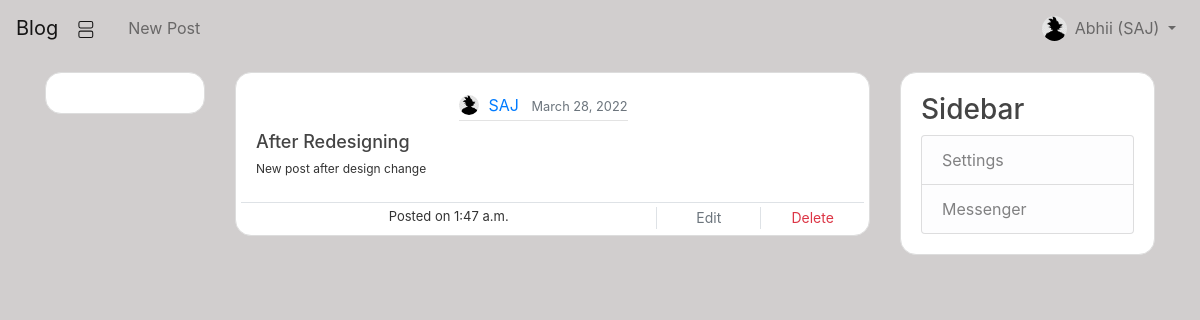
/post/12/ (signed in), run on the app's committed database.
### user/models.py (models this page shows, shortened)
class Profile(models.Model):
    user = models.OneToOneField(User, on_delete=models.CASCADE)
    dp = models.ImageField(default='default.jpg', upload_to='profile_pic')

### blog/models.py (models this page shows, shortened)
class Post(models.Model):
    title = models.CharField(max_length=100)
    content = models.TextField()
    date_posted = models.DateTimeField(default=timezone.now)
    author = models.ForeignKey(User, on_delete=models.CASCADE)

### blog/views.py (the view)
# urls.py: path('post/<int:pk>/', PostDetailView.as_view(), name='post_detail'),
class PostDetailView(DetailView):
    model = Post

### templates/blog/post_detail.html (shortened to what this page needs)
{% extends "base.html" %}
{% block content %}
<div class="media content-section" style="border-radius: 1rem;">
  <div class="media-body row">
    <div class="article-metadata">
        <img class="rounded-circle article-img mb-1" src="{{ post.author.profile.dp.url }}"/>
        <a class="mr-2" href="{% url 'user_posts' post.author %}">{{ post.author }}</a>
        <small class="text-muted">{{ post.date_posted|date:"F d, Y" }}</small>
    </div>
    <div class="col-11">
        <div class=" justify-content-center">
            <h6><a class="article-title">{{ post.title }}</a></h6>
            <p class="article-content">{{ post.content }}</p>
        </div>
    </div>
    {% if object.author == user %}
    <div class="col border-top btm-sec py-1 mt-2">
      <div class="row text-center">
        <div class="col-8">
          Posted on {{ post.date_posted|time }}
        </div>
        <div class="col border-left">
            <a class="text-secondary btn-sm" href="{% url 'post_update' object.id %}">Edit</a>
        </div>
        <div class="col border-left">
            <a class="text-danger btn-sm" href="{% url 'post_delete' object.id %}">Delete</a>
        </div>
      </div>
    </div>
    {% endif %}
  </div>
</div>
{% endblock content %}

### templates/base.html (shortened to what this page needs)
<!DOCTYPE html>
{% load static %}
<html lang="en">
<head>
    <link rel="stylesheet" href="https://maxcdn.bootstrapcdn.com/bootstrap/4.0.0/css/bootstrap.min.css"
>
    <link rel="stylesheet" type="text/css" href="{% static 'blog/main.css' %}">
</head>
<body>
<nav class="navbar navbar-expand-lg navbar-light text-white" >
    <a href="{% url 'home' %}" class="navbar-brand">Blog</a>
    <div class="collapse navbar-collapse" id="navbarNav">
        {% if user.is_authenticated %}
        <ul class="navbar-nav">
            <li class="nav-item">
                <a class="nav-link" href="{% url 'post_create' %}">New Post</a>
            </li>
        </ul>
        <ul class="navbar-nav ml-auto">
            <li class="nav-item">
                <img class="rounded-circle mt-2" src="{{ user.profile.dp.url }}" height="25" width="25"/>
            </li>
            <li class="nav-item dropdown">
                <a class="nav-link dropdown-toggle"
                   href="#" id="navbarDropdownMenuLink"
                   data-toggle="dropdown"
                   aria-haspopup="true"
                   aria-expanded="false"
                   role="button"
                >
                    {{ user.first_name }} ({{ user.username }})
                </a>
            </li>
        </ul>
        {% endif %}
    </div>
</nav>
<div class="container py-3">
    <div class="row">
        <div class="col-sm-2">
            <div class="content-section" style="border-radius: 1rem;"></div>
        </div>
        <div class="col">
            {% block content %} {% endblock %}
        </div>
        <div class="col-sm-3">
            <div class="content-section" style="border-radius: 1rem;">
                <h3>Sidebar</h3>
                <div class='text-muted'>
                    <ul class="list-group">
                        <li class="list-group-item list-group-item-light">Settings</li>
                        <li class="list-group-item list-group-item-light">Messenger</li>
                    </ul>
                </div>
            </div>
        </div>
    </div>
</div>
</body>
</html>

### static/blog/main.css (style rules this page uses)
body { background: #d1cece; color: #333333; }
h1, h2, h3, h4, h5, h6 { color: #444444; }
ul { margin: 0; }
.content-section { background: #ffffff; padding: 20px 20px; border: 1px solid #dddddd; border-radius: 3px; margin-bottom: 20px; }
.article-title { color: #444444; font-size: 18px; }
.article-content { white-space: pre-line; font-size: 12px; }
.article-img { height: 20px; width: 20px; margin-right: 5px; }
.article-metadata { padding-bottom: 1px; margin-bottom: 10px; margin-left: 35%; border-bottom: 1px solid #e3e3e3 }
.btm-sec { height: 13px; font-size: 13px }

### data on the page
Post: author.profile.dp (placeholder picture), author "SAJ", date_posted "March 28, 2022", title "After Redesigning", content "New post after design change", date_posted "1:47 a.m."

### other printed values
{{ user.first_name }} "Abhii"
{{ user.username }} "SAJ"
